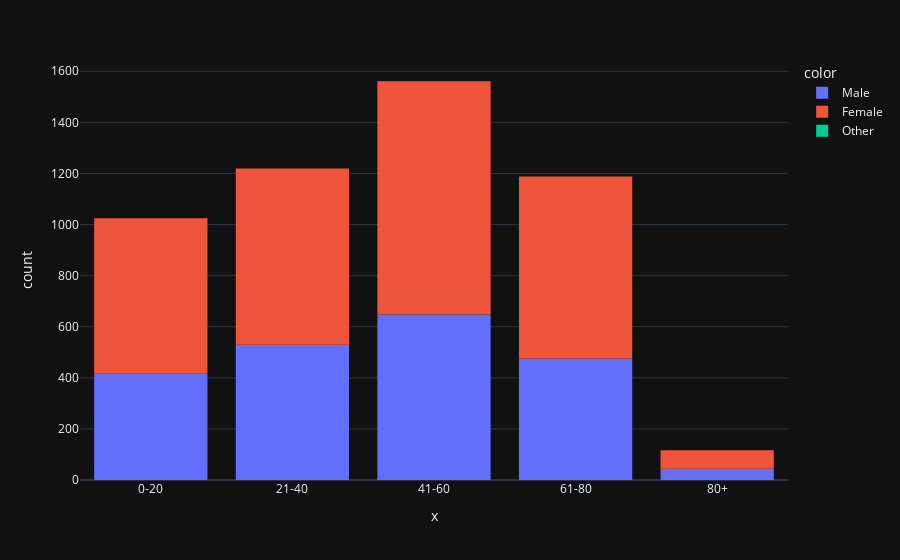

This figure's notebook cell:
### Code cell
dd = px.data.tips()
d=data.sort_values('agerange')
fig = px.histogram(dd, x=d['agerange'], color=data['gender'])
py.plot(fig,filename='SCI1',auto_open=True)
fig.show()

### Figure 1 — Plotly figure (JSON) as saved in the notebook; plotly's stock layout.template omitted (floating-point values rounded to 4 significant figures; data arrays with more than 128 entries replaced by an {"elided": "..."} marker saying what was removed)
{"data": [{"alignmentgroup": "True", "bingroup": "x", "hovertemplate": "color=Male<br>x=%{x}<br>count=%{y}<extra></extra>", "legendgroup": "Male", "marker": {"color": "#636efa", "pattern": {"shape": ""}}, "name": "Male", "offsetgroup": "Male", "orientation": "v", "showlegend": true, "x": {"elided": "2115 str values"}, "xaxis": "x", "yaxis": "y", "type": "histogram"}, {"alignmentgroup": "True", "bingroup": "x", "hovertemplate": "color=Female<br>x=%{x}<br>count=%{y}<extra></extra>", "legendgroup": "Female", "marker": {"color": "#EF553B", "pattern": {"shape": ""}}, "name": "Female", "offsetgroup": "Female", "orientation": "v", "showlegend": true, "x": {"elided": "2994 str values"}, "xaxis": "x", "yaxis": "y", "type": "histogram"}, {"alignmentgroup": "True", "bingroup": "x", "hovertemplate": "color=Other<br>x=%{x}<br>count=%{y}<extra></extra>", "legendgroup": "Other", "marker": {"color": "#00cc96", "pattern": {"shape": ""}}, "name": "Other", "offsetgroup": "Other", "orientation": "v", "showlegend": true, "x": ["41-60"], "xaxis": "x", "yaxis": "y", "type": "histogram"}], "layout": {"xaxis": {"anchor": "y", "domain": [0.0, 1.0], "title": {"text": "x"}}, "yaxis": {"anchor": "x", "domain": [0.0, 1.0], "title": {"text": "count"}}, "legend": {"title": {"text": "color"}, "tracegroupgap": 0}, "margin": {"t": 60}, "barmode": "relative"}}
